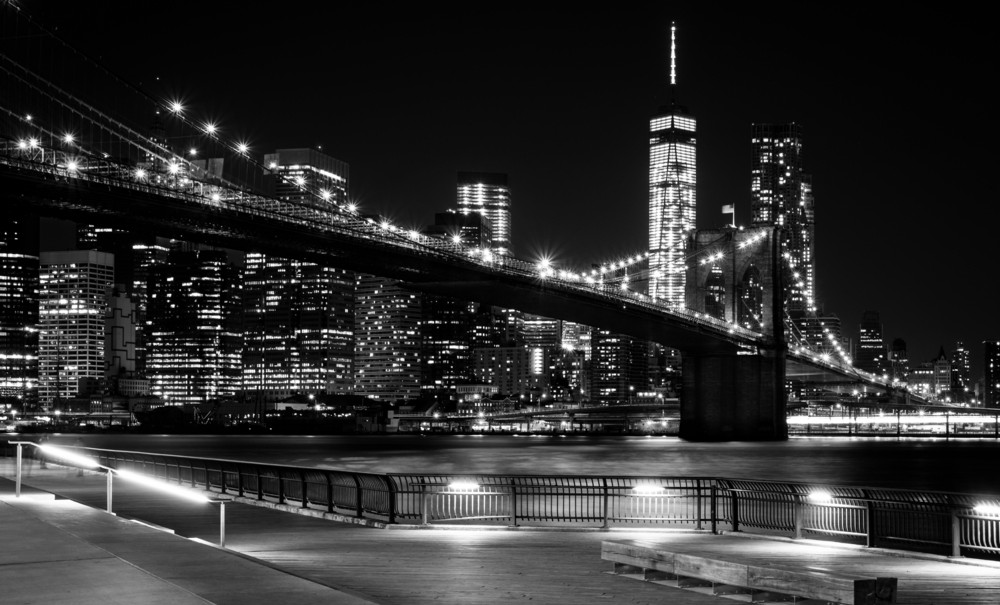
#> input picture data/city.jpg, 1000 x 605 px
$ jupyter execute ImageFiltering.ipynb   (older library calls are emulated)
#> lines starting #> are read from the running program, lines starting #| are printed output that depends on the picture
## Image Filtering

[cell 1]
import cv2
import numpy as np
from matplotlib import pyplot as plt

img = cv2.imread('data/city.jpg',0)
#> img is the input picture: shape (605, 1000); min 0, max 255, mean 47.8

laplacian = cv2.Laplacian(img,cv2.CV_64F)
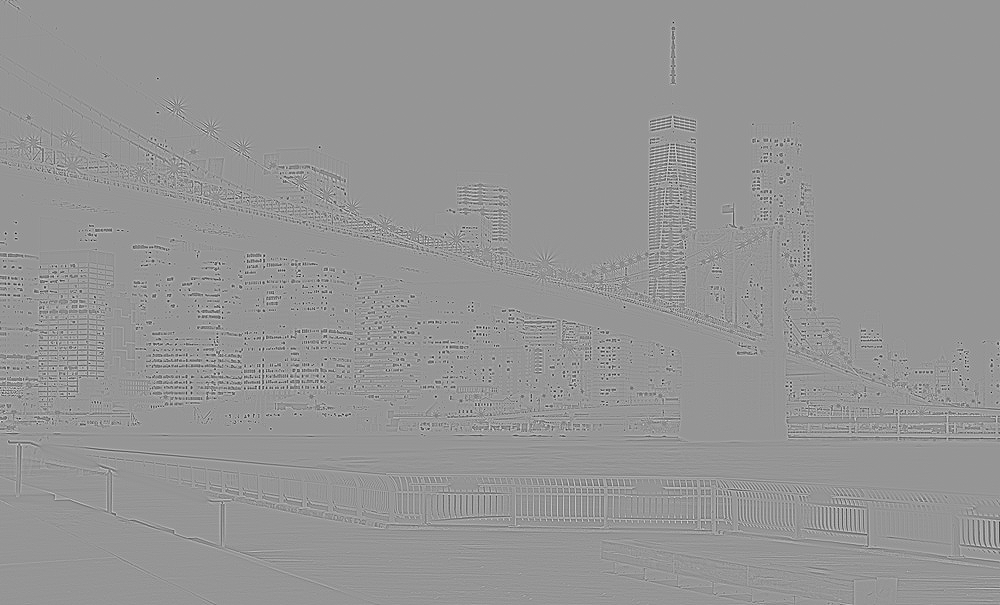
#> laplacian: shape (605, 1000) float64; min -506, max 356, mean 0; drawn with min black and max white
sobelx = cv2.Sobel(img,cv2.CV_64F,1,0,ksize=5)
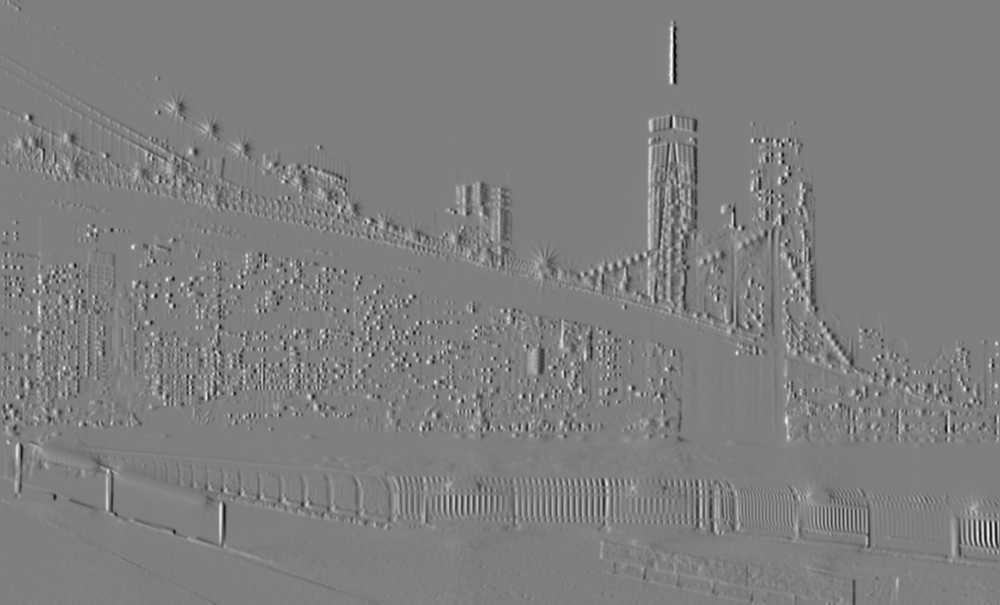
#> sobelx: shape (605, 1000) float64; min -10251, max 10300, mean -1.2; drawn with min black and max white
sobely = cv2.Sobel(img,cv2.CV_64F,0,1,ksize=5)
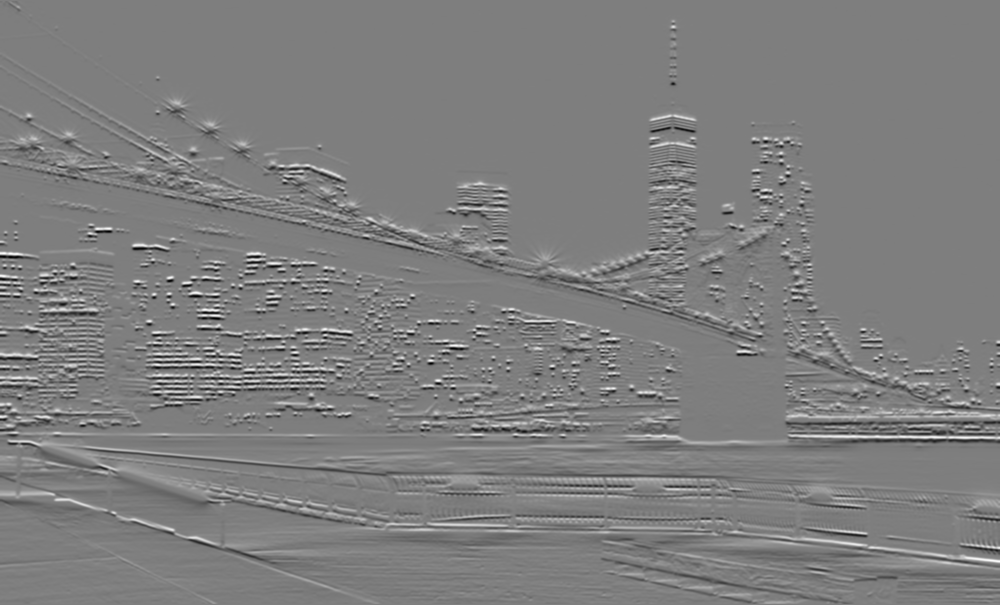
#> sobely: shape (605, 1000) float64; min -11175, max 11368, mean 16.4; drawn with min black and max white
blur = cv2.blur(img,(5,5))
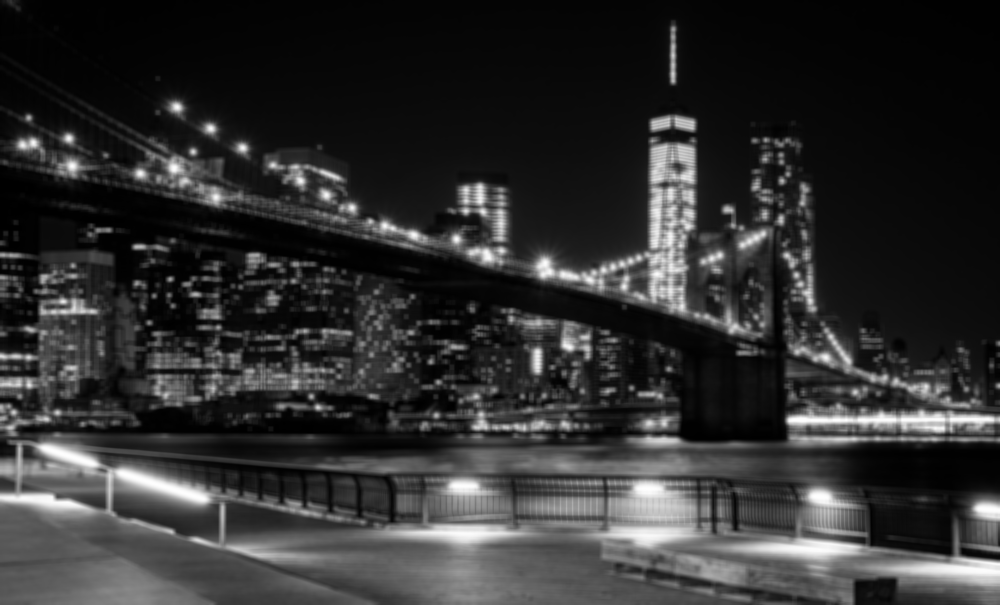
#> blur: shape (605, 1000); min 0, max 254, mean 47.8
gaussianBlur = cv2.GaussianBlur(img,(5,5),0)
